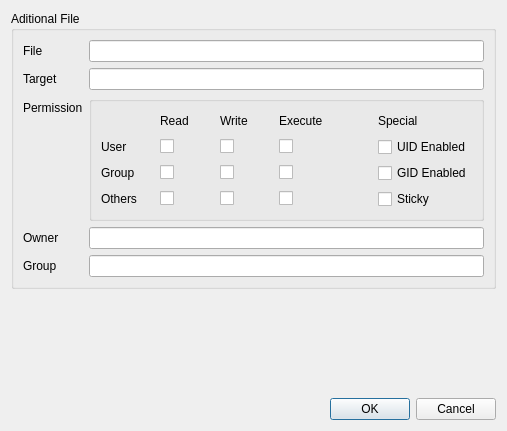
<?xml version="1.0" encoding="UTF-8"?>
<ui version="4.0">
 <class>AditionalFileDialog</class>
 <widget class="QDialog" name="AditionalFileDialog">
  <property name="geometry">
   <rect>
    <x>0</x>
    <y>0</y>
    <width>507</width>
    <height>431</height>
   </rect>
  </property>
  <property name="windowTitle">
   <string>Dialog</string>
  </property>
  <layout class="QVBoxLayout" name="verticalLayout">
   <item>
    <widget class="QGroupBox" name="groupBox_2">
     <property name="title">
      <string>Aditional File</string>
     </property>
     <layout class="QFormLayout" name="formLayout">
      <item row="0" column="0">
       <widget class="QLabel" name="lbl_file">
        <property name="text">
         <string>File</string>
        </property>
       </widget>
      </item>
      <item row="0" column="1">
       <widget class="QLineEdit" name="le_file">
        <property name="readOnly">
         <bool>true</bool>
        </property>
       </widget>
      </item>
      <item row="1" column="0">
       <widget class="QLabel" name="lbl_target">
        <property name="text">
         <string>Target</string>
        </property>
       </widget>
      </item>
      <item row="1" column="1">
       <widget class="QLineEdit" name="le_target"/>
      </item>
      <item row="2" column="0">
       <widget class="QLabel" name="lbl_permission">
        <property name="text">
         <string>Permission</string>
        </property>
       </widget>
      </item>
      <item row="2" column="1">
       <widget class="QGroupBox" name="gb_permission">
        <property name="title">
         <string/>
        </property>
        <layout class="QGridLayout" name="gridLayout">
         <item row="0" column="1">
          <widget class="QLabel" name="lbl_read">
           <property name="text">
            <string>Read</string>
           </property>
          </widget>
         </item>
         <item row="0" column="2">
          <widget class="QLabel" name="lbl_write">
           <property name="text">
            <string>Write</string>
           </property>
          </widget>
         </item>
         <item row="0" column="3">
          <widget class="QLabel" name="lbl_execute">
           <property name="text">
            <string>Execute</string>
           </property>
          </widget>
         </item>
         <item row="1" column="0">
          <widget class="QLabel" name="lbl_user">
           <property name="text">
            <string>User</string>
           </property>
          </widget>
         </item>
         <item row="1" column="1">
          <widget class="QCheckBox" name="c_u_r">
           <property name="text">
            <string/>
           </property>
          </widget>
         </item>
         <item row="1" column="2">
          <widget class="QCheckBox" name="c_u_w">
           <property name="text">
            <string/>
           </property>
          </widget>
         </item>
         <item row="2" column="0">
          <widget class="QLabel" name="lbl_group_2">
           <property name="text">
            <string>Group</string>
           </property>
          </widget>
         </item>
         <item row="2" column="1">
          <widget class="QCheckBox" name="c_g_r">
           <property name="text">
            <string/>
           </property>
          </widget>
         </item>
         <item row="2" column="2">
          <widget class="QCheckBox" name="c_g_w">
           <property name="text">
            <string/>
           </property>
          </widget>
         </item>
         <item row="2" column="3">
          <widget class="QCheckBox" name="c_g_x">
           <property name="text">
            <string/>
           </property>
          </widget>
         </item>
         <item row="3" column="0">
          <widget class="QLabel" name="lbl_others">
           <property name="text">
            <string>Others</string>
           </property>
          </widget>
         </item>
         <item row="3" column="1">
          <widget class="QCheckBox" name="c_o_r">
           <property name="text">
            <string/>
           </property>
          </widget>
         </item>
         <item row="3" column="2">
          <widget class="QCheckBox" name="c_o_w">
           <property name="text">
            <string/>
           </property>
          </widget>
         </item>
         <item row="3" column="3">
          <widget class="QCheckBox" name="c_o_x">
           <property name="text">
            <string/>
           </property>
          </widget>
         </item>
         <item row="0" column="5">
          <widget class="QLabel" name="lbl_special">
           <property name="text">
            <string>Special</string>
           </property>
          </widget>
         </item>
         <item row="0" column="4">
          <spacer name="horizontalSpacer">
           <property name="orientation">
            <enum>Qt::Horizontal</enum>
           </property>
           <property name="sizeType">
            <enum>QSizePolicy::Fixed</enum>
           </property>
           <property name="sizeHint" stdset="0">
            <size>
             <width>40</width>
             <height>20</height>
            </size>
           </property>
          </spacer>
         </item>
         <item row="1" column="3">
          <widget class="QCheckBox" name="c_u_x">
           <property name="text">
            <string/>
           </property>
          </widget>
         </item>
         <item row="1" column="5">
          <widget class="QCheckBox" name="c_uid">
           <property name="text">
            <string>UID Enabled</string>
           </property>
          </widget>
         </item>
         <item row="2" column="5">
          <widget class="QCheckBox" name="c_gid">
           <property name="text">
            <string>GID Enabled</string>
           </property>
          </widget>
         </item>
         <item row="3" column="5">
          <widget class="QCheckBox" name="c_sticky">
           <property name="text">
            <string>Sticky</string>
           </property>
          </widget>
         </item>
        </layout>
       </widget>
      </item>
      <item row="3" column="0">
       <widget class="QLabel" name="lbl_owner">
        <property name="text">
         <string>Owner</string>
        </property>
       </widget>
      </item>
      <item row="3" column="1">
       <widget class="QLineEdit" name="le_owner"/>
      </item>
      <item row="4" column="0">
       <widget class="QLabel" name="lbl_group">
        <property name="text">
         <string>Group</string>
        </property>
       </widget>
      </item>
      <item row="4" column="1">
       <widget class="QLineEdit" name="le_group"/>
      </item>
     </layout>
    </widget>
   </item>
   <item>
    <spacer name="verticalSpacer">
     <property name="orientation">
      <enum>Qt::Vertical</enum>
     </property>
     <property name="sizeHint" stdset="0">
      <size>
       <width>20</width>
       <height>85</height>
      </size>
     </property>
    </spacer>
   </item>
   <item>
    <widget class="QDialogButtonBox" name="buttonBox">
     <property name="orientation">
      <enum>Qt::Horizontal</enum>
     </property>
     <property name="standardButtons">
      <set>QDialogButtonBox::Cancel|QDialogButtonBox::Ok</set>
     </property>
    </widget>
   </item>
  </layout>
 </widget>
 <resources/>
 <connections>
  <connection>
   <sender>buttonBox</sender>
   <signal>accepted()</signal>
   <receiver>AditionalFileDialog</receiver>
   <slot>accept()</slot>
   <hints>
    <hint type="sourcelabel">
     <x>248</x>
     <y>254</y>
    </hint>
    <hint type="destinationlabel">
     <x>157</x>
     <y>274</y>
    </hint>
   </hints>
  </connection>
  <connection>
   <sender>buttonBox</sender>
   <signal>rejected()</signal>
   <receiver>AditionalFileDialog</receiver>
   <slot>reject()</slot>
   <hints>
    <hint type="sourcelabel">
     <x>316</x>
     <y>260</y>
    </hint>
    <hint type="destinationlabel">
     <x>286</x>
     <y>274</y>
    </hint>
   </hints>
  </connection>
 </connections>
</ui>
